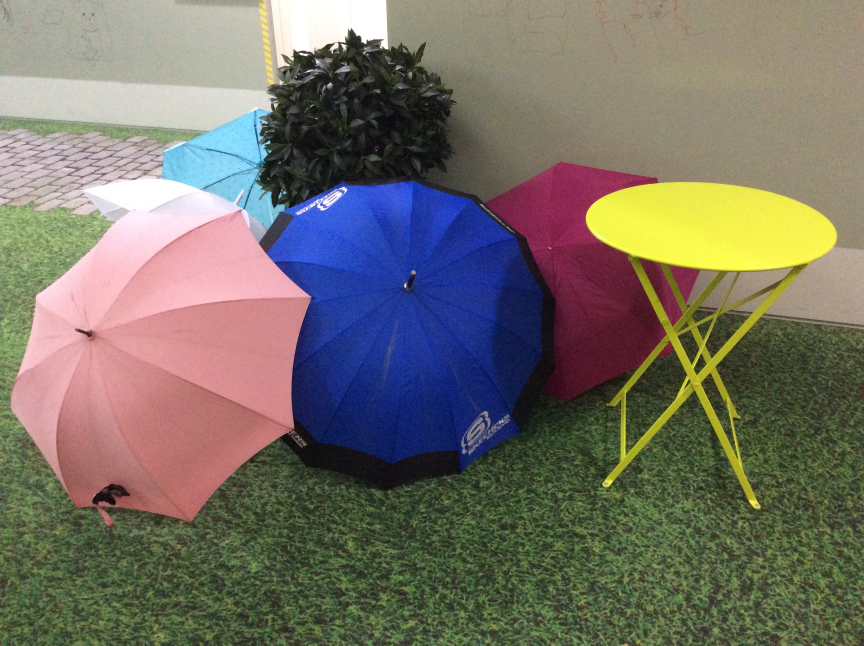
#> input picture Study/openCV_Study/3.JPG, 2592 x 1936 px, found by its file name (shown at 1/3 size)
$ python color_test.py   (Python 2 division)
#> lines starting #> are read from the running program, lines starting #| are printed output that depends on the picture
### Study/openCV_Study/my_func.py
import numpy as np
import cv2

def autoSizing(img):
    resHeight = 360.0
#> resHeight = 360
    height, width, dataNum = img.shape
#> height = 1936; width = 2592; dataNum = 3
    ratio = resHeight / height
#> ratio = 0.186
    smallImg = cv2.resize(img, (0,0), fx = ratio, fy = ratio)
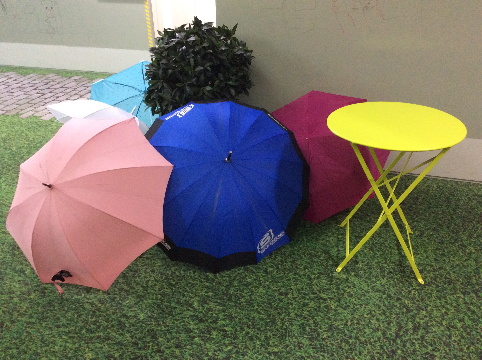
#> smallImg: shape (360, 482, 3); mean B, G, R 101.7, 112.7, 117.5
#> img is the input picture: shape (1936, 2592, 3); mean B, G, R 101.8, 112.8, 117.6
    return smallImg;

def drawHistogram(array):
    length = len(array)
    histoHeight = 500
    histoWidth = 1000
    dataWidth = histoWidth/length
    histo = np.zeros((histoHeight, histoWidth, 3), np.uint8)
    histo[:] = (255, 255, 255)

    maxDataHeight = max(array, key = lambda data:data["size"] )
    for data in array:
        dataHeight = data["size"] * histoHeight / maxDataHeight["size"]
        cv2.rectangle(
            histo,
            (data["hue"]*dataWidth, histoHeight - dataHeight),
            ((data["hue"]+1)*dataWidth - 1, histoHeight),
            (0, 0, 255), 1)

    return histo


### Study/openCV_Study/color_test.py
import numpy as np
import cv2
import my_func as mf


img = mf.autoSizing(cv2.imread("3.jpg"))
colorCell = np.zeros((100, 100, 3), np.uint8)

hsv = cv2.cvtColor(img, cv2.COLOR_BGR2HSV)
#> hsv: shape (360, 482, 3); mean H, S, V 61.8, 93.4, 135.6
height, width, dataNum = hsv.shape
#> height = 360; width = 482; dataNum = 3

hueArray = [0]*180
for w in range(0, width):
    for h in range(0, height):
        if hsv[h][w][1] < 51 or hsv[h][w][2] < 51 : continue
        hue = hsv[h][w][0]
        hueArray[hue] += 1
#> after the loop, hueArray = 180 values, max 8747 at index 114, min 0 at index 75, mean 724.7

hist = mf.drawHistogram(hueArray)
#> in drawHistogram, `length = len(array)`: length = 180
#> in drawHistogram, `dataWidth = histoWidth/length`: dataWidth = 5
#> (the run stopped early here; a loop or call above may not have finished)

$ run again, with Study/openCV_Study/1.jpg copied over Study/openCV_Study/3.JPG
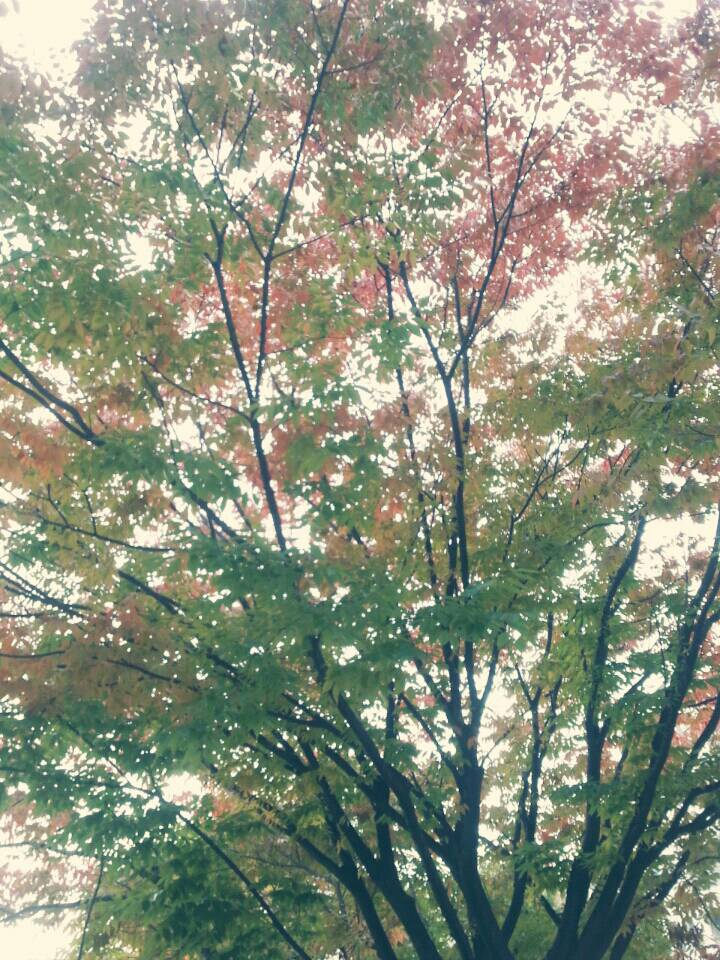
#> input picture Study/openCV_Study/1.jpg, 720 x 960 px, found by its file name
#> resHeight = 360
#> ratio = 0.375
#> in autoSizing, `smallImg = cv2.resize(img, (0,0), fx = ratio, fy = ratio)`:
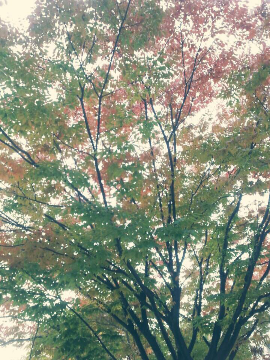
#> smallImg: shape (360, 270, 3); mean B, G, R 126.5, 144.3, 138
#> in autoSizing, img is the input picture: shape (960, 720, 3); mean B, G, R 126.6, 144.4, 138.2
#> hsv: shape (360, 270, 3); mean H, S, V 47.3, 58.5, 151.3
#> after the loop `for w in range(0, width):`: hueArray = 180 values, max 973 at index 98, min 0 at index 119, mean 287.9
#> length = 180
#> dataWidth = 5

$ run again, with Study/openCV_Study/11.JPG copied over Study/openCV_Study/3.JPG
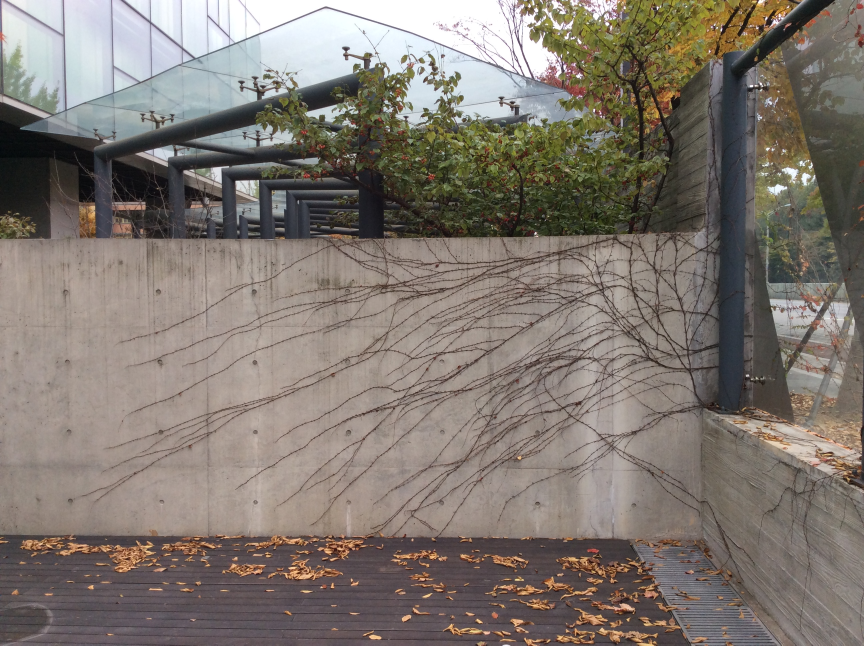
#> input picture Study/openCV_Study/11.JPG, 2592 x 1936 px, found by its file name (shown at 1/3 size)
#> resHeight = 360
#> ratio = 0.186
#> in autoSizing, `smallImg = cv2.resize(img, (0,0), fx = ratio, fy = ratio)`:
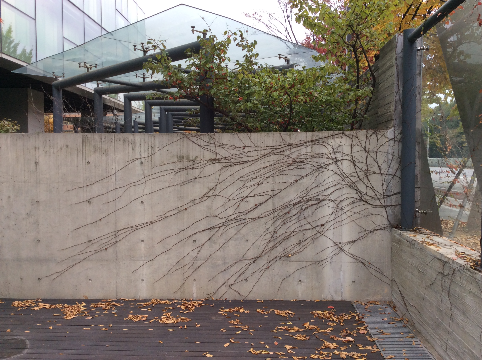
#> smallImg: shape (360, 482, 3); mean B, G, R 112.6, 120.1, 128.5
#> in autoSizing, img is the input picture: shape (1936, 2592, 3); mean B, G, R 112.7, 120.2, 128.5
#> hsv: shape (360, 482, 3); mean H, S, V 46.1, 44.8, 130.7
#> after the loop `for w in range(0, width):`: hueArray = 180 values, max 1856 at index 11, min 0 at index 53, mean 186.3
#> length = 180
#> dataWidth = 5

$ run again, with Study/openCV_Study/12.JPG copied over Study/openCV_Study/3.JPG
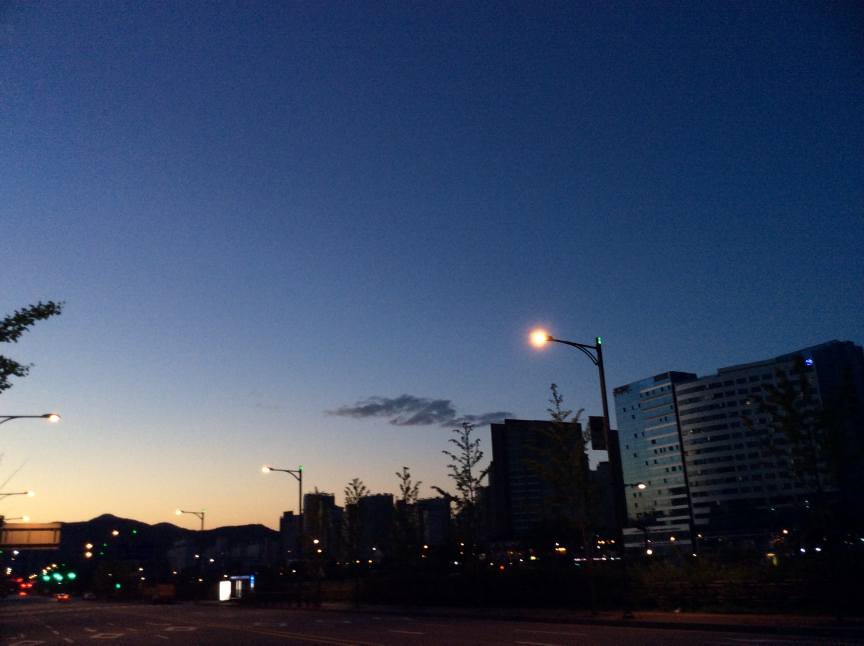
#> input picture Study/openCV_Study/12.JPG, 2592 x 1936 px, found by its file name (shown at 1/3 size)
#> resHeight = 360
#> ratio = 0.186
#> in autoSizing, `smallImg = cv2.resize(img, (0,0), fx = ratio, fy = ratio)`:
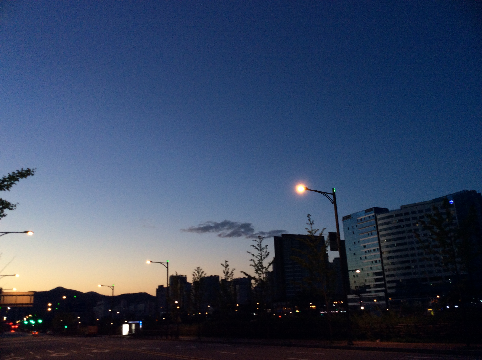
#> smallImg: shape (360, 482, 3); mean B, G, R 95.5, 69.1, 55.3
#> in autoSizing, img is the input picture: shape (1936, 2592, 3); mean B, G, R 95.6, 69.2, 55.4
#> hsv: shape (360, 482, 3); mean H, S, V 106, 141.4, 99.4
#> after the loop `for w in range(0, width):`: hueArray = 180 values, max 29000 at index 109, min 0 at index 34, mean 627.7
#> length = 180
#> dataWidth = 5
